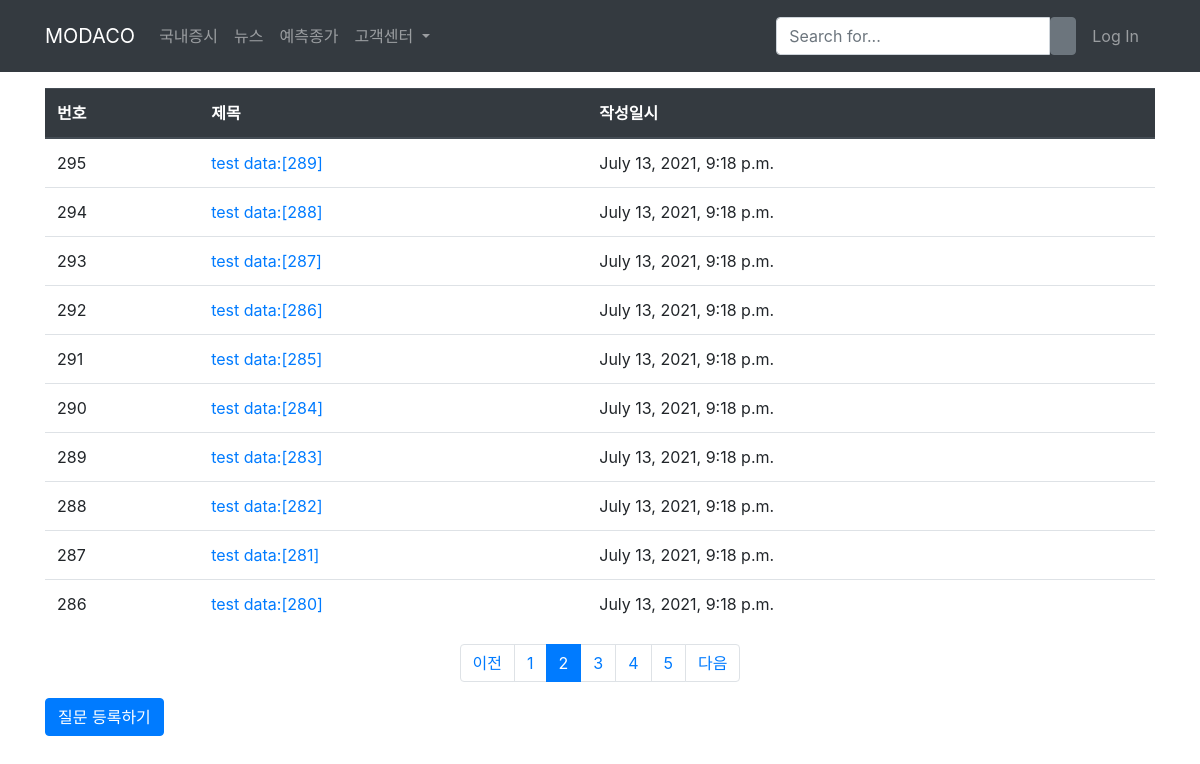
/board/?page=2, run on the app's committed database.
### customer_board/models.py (models this page shows, shortened)
class Question(models.Model):
    subject = models.CharField(max_length=200)
    content = models.TextField()
    create_date = models.DateTimeField()

### customer_board/views.py (the view)
# urls.py: path('', views.board, name='board'),
def board(request):
    page = request.GET.get('page','1') #페이지
    question_list = Question.objects.order_by('-create_date')
    paginator = Paginator(question_list,10) #페이지당 10개 출력
    page_obj = paginator.get_page(page)
    context = {'question_list': page_obj}
    return render(request, 'customer_board/question_list.html', context)

### customer_board/templatetags/board_filter.py (called while the page is built)
@register.filter
def sub(value, arg):
    return value - arg

### templates/customer_board/question_list.html (shortened to what this page needs)
<!DOCTYPE html>
<html lang="en">
<head>
{% extends 'base_temp.html' %}
{% load board_filter %}
{% block content %}
</head>
<body>
<div class="container my-3">
    <table class="table">
        <thead>
        <tr class="thead-dark">
            <th>번호</th>
            <th>제목</th>
            <th>작성일시</th>
        </tr>
        </thead>
        <tbody>
        {% if question_list %}
        {% for question in question_list %}
        <tr>
            <td>{{ question_list.paginator.count|sub:question_list.start_index|sub:forloop.counter0|add:1 }}</td>
            <td>
                <a href="{% url 'customer_board:detail' question.id %}">{{ question.subject }}</a>
            </td>
            <td>{{ question.create_date }}</td>
        </tr>
        {% endfor %}
        {% else %}
        <tr>
            <td colspan="3">질문이 없습니다.</td>
        </tr>
        {% endif %}
        </tbody>
    </table>
    <ul class="pagination justify-content-center">
        {% if question_list.has_previous %}
        <li class="page-item">
            <a class="page-link" href="?page={{ question_list.previous_page_number }}">
                이전
            </a>
        </li>
        {% else %}
         <li class="page-item disabled">
            <a class="page-link" tabindex="-1" aria-disabled="true" href="#">이전</a>
         </li>
        {% endif %}
        {% for page_number in question_list.paginator.page_range %}
        {% if page_number >= question_list.number|add:-3 and page_number <= question_list.number|add:3 %}
            {% if page_number == question_list.number %}
            <li class="page-item active" aria-current="page">
                <a class="page-link" href="?page={{ page_number }}">{{ page_number }}</a>
            </li>
            {% else %}
            <li class="page-item">
                <a class="page-link" href="?page={{ page_number }}">{{ page_number }}</a>
            </li>
            {% endif %}
        {% endif %}
        {% endfor %}
        {% if question_list.has_next %}
        <li class="page-item">
            <a class="page-link" href="?page={{ question_list.next_page_number }}">다음</a>
        </li>
        {% else %}
        <li class="page-item disabled">
            <a class="page-link" tabindex="-1" aria-disabled="true" href="#">다음</a>
        </li>
        {% endif %}
    </ul>
    <a href="{% url 'customer_board:question_create' %}" class="btn btn-primary">질문 등록하기</a>
</div>
{% endblock %}

### data on the page
Question: paginator.count|sub "295", subject "test data:[289]", create_date "July 13, 2021, 9:18 p.m."
Question: paginator.count|sub "294", subject "test data:[288]", create_date "July 13, 2021, 9:18 p.m."
Question: paginator.count|sub "293", subject "test data:[287]", create_date "July 13, 2021, 9:18 p.m."
Question: paginator.count|sub "292", subject "test data:[286]", create_date "July 13, 2021, 9:18 p.m."
Question: paginator.count|sub "291", subject "test data:[285]", create_date "July 13, 2021, 9:18 p.m."
Question: paginator.count|sub "290", subject "test data:[284]", create_date "July 13, 2021, 9:18 p.m."
Question: paginator.count|sub "289", subject "test data:[283]", create_date "July 13, 2021, 9:18 p.m."
Question: paginator.count|sub "288", subject "test data:[282]", create_date "July 13, 2021, 9:18 p.m."
Question: paginator.count|sub "287", subject "test data:[281]", create_date "July 13, 2021, 9:18 p.m."
Question: paginator.count|sub "286", subject "test data:[280]", create_date "July 13, 2021, 9:18 p.m."

### other printed values
{{ page_number }} "1" "3" "4" "5"
{{ page_number }} "2"
